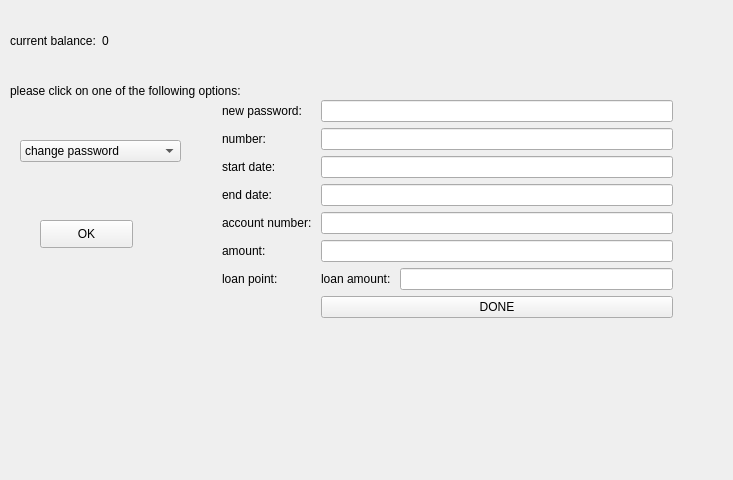
<?xml version="1.0" encoding="UTF-8"?>
<ui version="4.0">
 <class>userMainMenu</class>
 <widget class="QWidget" name="userMainMenu">
  <property name="geometry">
   <rect>
    <x>0</x>
    <y>0</y>
    <width>733</width>
    <height>480</height>
   </rect>
  </property>
  <property name="windowTitle">
   <string>Form</string>
  </property>
  <widget class="QLabel" name="choose_lbl">
   <property name="geometry">
    <rect>
     <x>10</x>
     <y>70</y>
     <width>261</width>
     <height>41</height>
    </rect>
   </property>
   <property name="text">
    <string>please click on one of the following options:</string>
   </property>
  </widget>
  <widget class="QComboBox" name="action_cmb">
   <property name="geometry">
    <rect>
     <x>20</x>
     <y>140</y>
     <width>161</width>
     <height>22</height>
    </rect>
   </property>
   <item>
    <property name="text">
     <string>change password</string>
    </property>
   </item>
   <item>
    <property name="text">
     <string>recent transactions</string>
    </property>
   </item>
   <item>
    <property name="text">
     <string>transactions - time based</string>
    </property>
   </item>
   <item>
    <property name="text">
     <string>account's info</string>
    </property>
   </item>
   <item>
    <property name="text">
     <string>block account</string>
    </property>
   </item>
   <item>
    <property name="text">
     <string>transfer</string>
    </property>
   </item>
   <item>
    <property name="text">
     <string>get new loan</string>
    </property>
   </item>
   <item>
    <property name="text">
     <string>current loans</string>
    </property>
   </item>
   <item>
    <property name="text">
     <string>instalments</string>
    </property>
   </item>
  </widget>
  <widget class="QPushButton" name="action_pbn">
   <property name="geometry">
    <rect>
     <x>40</x>
     <y>220</y>
     <width>93</width>
     <height>28</height>
    </rect>
   </property>
   <property name="text">
    <string>OK</string>
   </property>
  </widget>
  <widget class="QWidget" name="formLayoutWidget">
   <property name="geometry">
    <rect>
     <x>222</x>
     <y>100</y>
     <width>451</width>
     <height>261</height>
    </rect>
   </property>
   <layout class="QFormLayout" name="chosenAction_lyt">
    <item row="0" column="0">
     <widget class="QLabel" name="new_password_lbl">
      <property name="enabled">
       <bool>true</bool>
      </property>
      <property name="text">
       <string>new password:</string>
      </property>
     </widget>
    </item>
    <item row="0" column="1">
     <widget class="QLineEdit" name="new_password_led">
      <property name="enabled">
       <bool>true</bool>
      </property>
     </widget>
    </item>
    <item row="7" column="0">
     <spacer name="horizontalSpacer">
      <property name="orientation">
       <enum>Qt::Horizontal</enum>
      </property>
      <property name="sizeHint" stdset="0">
       <size>
        <width>40</width>
        <height>20</height>
       </size>
      </property>
     </spacer>
    </item>
    <item row="7" column="1">
     <widget class="QPushButton" name="action_done_pbn">
      <property name="enabled">
       <bool>true</bool>
      </property>
      <property name="text">
       <string>DONE</string>
      </property>
     </widget>
    </item>
    <item row="1" column="0">
     <widget class="QLabel" name="number_lbl">
      <property name="enabled">
       <bool>true</bool>
      </property>
      <property name="text">
       <string>number:</string>
      </property>
     </widget>
    </item>
    <item row="1" column="1">
     <widget class="QLineEdit" name="number_led">
      <property name="enabled">
       <bool>true</bool>
      </property>
     </widget>
    </item>
    <item row="2" column="0">
     <widget class="QLabel" name="start_date_lbl">
      <property name="enabled">
       <bool>true</bool>
      </property>
      <property name="text">
       <string>start date: </string>
      </property>
     </widget>
    </item>
    <item row="3" column="0">
     <widget class="QLabel" name="end_date_lbl">
      <property name="enabled">
       <bool>true</bool>
      </property>
      <property name="text">
       <string>end date: </string>
      </property>
     </widget>
    </item>
    <item row="2" column="1">
     <widget class="QLineEdit" name="start_date_led">
      <property name="enabled">
       <bool>true</bool>
      </property>
     </widget>
    </item>
    <item row="3" column="1">
     <widget class="QLineEdit" name="end_date_led">
      <property name="enabled">
       <bool>true</bool>
      </property>
     </widget>
    </item>
    <item row="4" column="0">
     <widget class="QLabel" name="account_number_lbl">
      <property name="enabled">
       <bool>true</bool>
      </property>
      <property name="text">
       <string>account number: </string>
      </property>
     </widget>
    </item>
    <item row="4" column="1">
     <widget class="QLineEdit" name="account_number_led">
      <property name="enabled">
       <bool>true</bool>
      </property>
     </widget>
    </item>
    <item row="5" column="0">
     <widget class="QLabel" name="amount_lbl">
      <property name="enabled">
       <bool>true</bool>
      </property>
      <property name="text">
       <string>amount: </string>
      </property>
     </widget>
    </item>
    <item row="5" column="1">
     <widget class="QLineEdit" name="amount_led">
      <property name="enabled">
       <bool>true</bool>
      </property>
     </widget>
    </item>
    <item row="6" column="0">
     <widget class="QLabel" name="loan_point_lbl">
      <property name="enabled">
       <bool>true</bool>
      </property>
      <property name="text">
       <string>loan point: </string>
      </property>
     </widget>
    </item>
    <item row="6" column="1">
     <layout class="QHBoxLayout" name="horizontalLayout">
      <item>
       <widget class="QLabel" name="loan_amount_lbl">
        <property name="text">
         <string>loan amount: </string>
        </property>
       </widget>
      </item>
      <item>
       <widget class="QLineEdit" name="loan_amount_led"/>
      </item>
     </layout>
    </item>
   </layout>
  </widget>
  <widget class="QWidget" name="horizontalLayoutWidget">
   <property name="geometry">
    <rect>
     <x>10</x>
     <y>10</y>
     <width>151</width>
     <height>61</height>
    </rect>
   </property>
   <layout class="QHBoxLayout" name="balance_lyt">
    <item>
     <widget class="QLabel" name="const_lbl">
      <property name="text">
       <string>current balance:</string>
      </property>
     </widget>
    </item>
    <item>
     <widget class="QLabel" name="balance_lbl">
      <property name="text">
       <string>0</string>
      </property>
     </widget>
    </item>
   </layout>
  </widget>
 </widget>
 <resources/>
 <connections/>
</ui>
